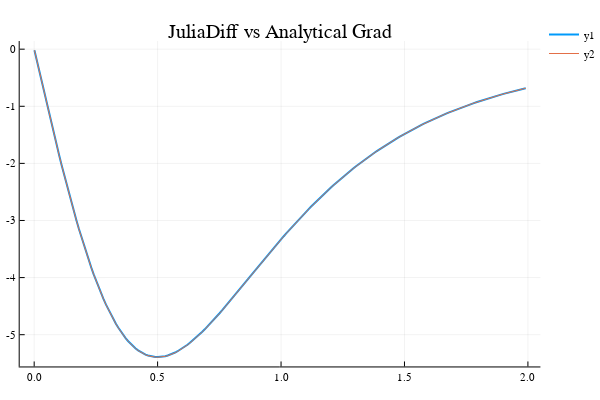

The notebook cell this image was saved under:
### Code cell
wow = Array{Float64,1}();
for i=0.001:0.01:2
    push!(wow,normGrad([0.0,0.0,i])[3])
end

z = collect(0.001:0.01:2);
realGradZ = 2*pi*1*(1)*(-3*z).*(1^2 .+ z.^2).^(-2.5)
plot(z,wow,linewidth=2,title="JuliaDiff vs Analytical Grad")
plot!(z,realGradZ)

### Figure 1 — Plotly figure (JSON) as saved in the notebook; plotly's stock layout.template omitted (floating-point values rounded to 4 significant figures; data arrays with more than 128 entries replaced by an {"elided": "..."} marker saying what was removed)
{"data": [{"colorbar": {"title": ""}, "hoverinfo": "text", "legendgroup": "y1", "line": {"color": "rgba(0, 154, 250, 1.000)", "dash": "solid", "shape": "linear", "width": 2}, "mode": "lines", "name": "y1", "showlegend": true, "text": {"elided": "200 null values"}, "type": "scatter", "x": {"elided": "200 float values"}, "xaxis": "x1", "y": {"elided": "200 float values"}, "yaxis": "y1", "zmax": 0.1, "zmin": -0.1}, {"colorbar": {"title": ""}, "hoverinfo": "text", "legendgroup": "y2", "line": {"color": "rgba(227, 111, 71, 1.000)", "dash": "solid", "shape": "linear", "width": 1}, "mode": "lines", "name": "y2", "showlegend": true, "text": {"elided": "200 null values"}, "type": "scatter", "x": {"elided": "200 float values"}, "xaxis": "x1", "y": {"elided": "200 float values"}, "yaxis": "y1", "zmax": 0.1, "zmin": -0.1}], "layout": {"annotations": [{"font": {"color": "rgba(0, 0, 0, 1.000)", "family": "sans-serif", "size": 20}, "rotation": 0, "showarrow": false, "text": "JuliaDiff vs Analytical Grad", "x": 0.5148, "xanchor": "center", "xref": "paper", "y": 1, "yanchor": "top", "yref": "paper"}], "height": 400, "legend": {"bgcolor": "rgba(255, 255, 255, 1.000)", "bordercolor": "rgba(0, 0, 0, 1.000)", "font": {"color": "rgba(0, 0, 0, 1.000)", "family": "sans-serif", "size": 11}, "tracegroupgap": 0, "x": 1, "y": 1}, "margin": {"b": 20, "l": 0, "r": 0, "t": 20}, "paper_bgcolor": "rgba(255, 255, 255, 1.000)", "plot_bgcolor": "rgba(255, 255, 255, 1.000)", "showlegend": true, "width": 600, "xaxis": {"anchor": "y1", "domain": [0.03619, 0.9934], "gridcolor": "rgba(0, 0, 0, 0.100)", "gridwidth": 0.5, "linecolor": "rgba(0, 0, 0, 1.000)", "mirror": false, "range": [-0.0587, 2.051], "showgrid": true, "showline": true, "showticklabels": true, "tickangle": 0, "tickcolor": "rgb(0, 0, 0)", "tickfont": {"color": "rgba(0, 0, 0, 1.000)", "family": "sans-serif", "size": 11}, "tickmode": "array", "ticks": "inside", "ticktext": ["0.0", "0.5", "1.0", "1.5", "2.0"], "tickvals": [0, 0.5, 1, 1.5, 2], "title": "", "titlefont": {"color": "rgba(0, 0, 0, 1.000)", "family": "sans-serif", "size": 15}, "type": "-", "visible": true, "zeroline": false, "zerolinecolor": "rgba(0, 0, 0, 1.000)"}, "yaxis": {"anchor": "x1", "domain": [0.03762, 0.9415], "gridcolor": "rgba(0, 0, 0, 0.100)", "gridwidth": 0.5, "linecolor": "rgba(0, 0, 0, 1.000)", "mirror": false, "range": [-5.556, 0.1424], "showgrid": true, "showline": true, "showticklabels": true, "tickangle": 0, "tickcolor": "rgb(0, 0, 0)", "tickfont": {"color": "rgba(0, 0, 0, 1.000)", "family": "sans-serif", "size": 11}, "tickmode": "array", "ticks": "inside", "ticktext": ["-5", "-4", "-3", "-2", "-1", "0"], "tickvals": [-5, -4, -3, -2, -1, 0], "title": "", "titlefont": {"color": "rgba(0, 0, 0, 1.000)", "family": "sans-serif", "size": 15}, "type": "-", "visible": true, "zeroline": false, "zerolinecolor": "rgba(0, 0, 0, 1.000)"}}}
